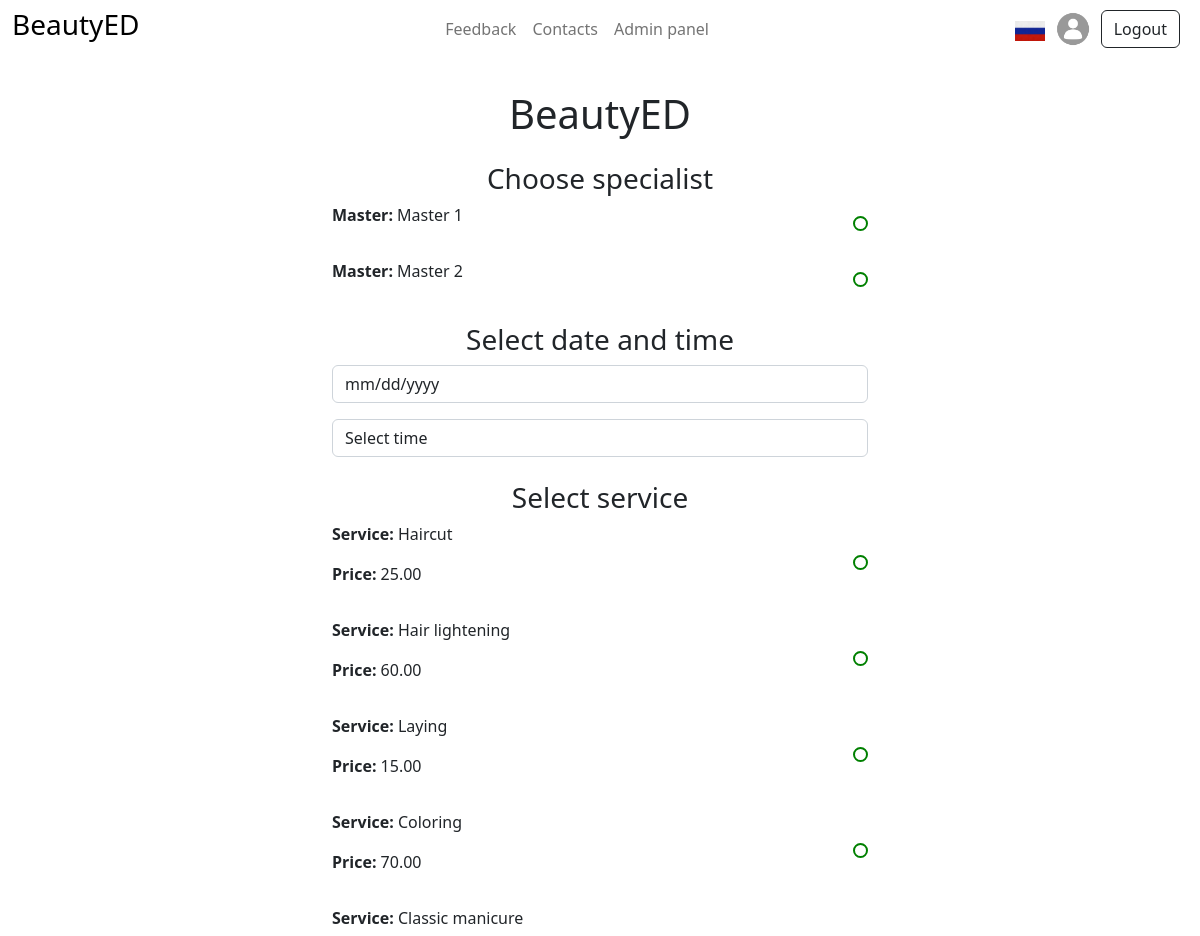
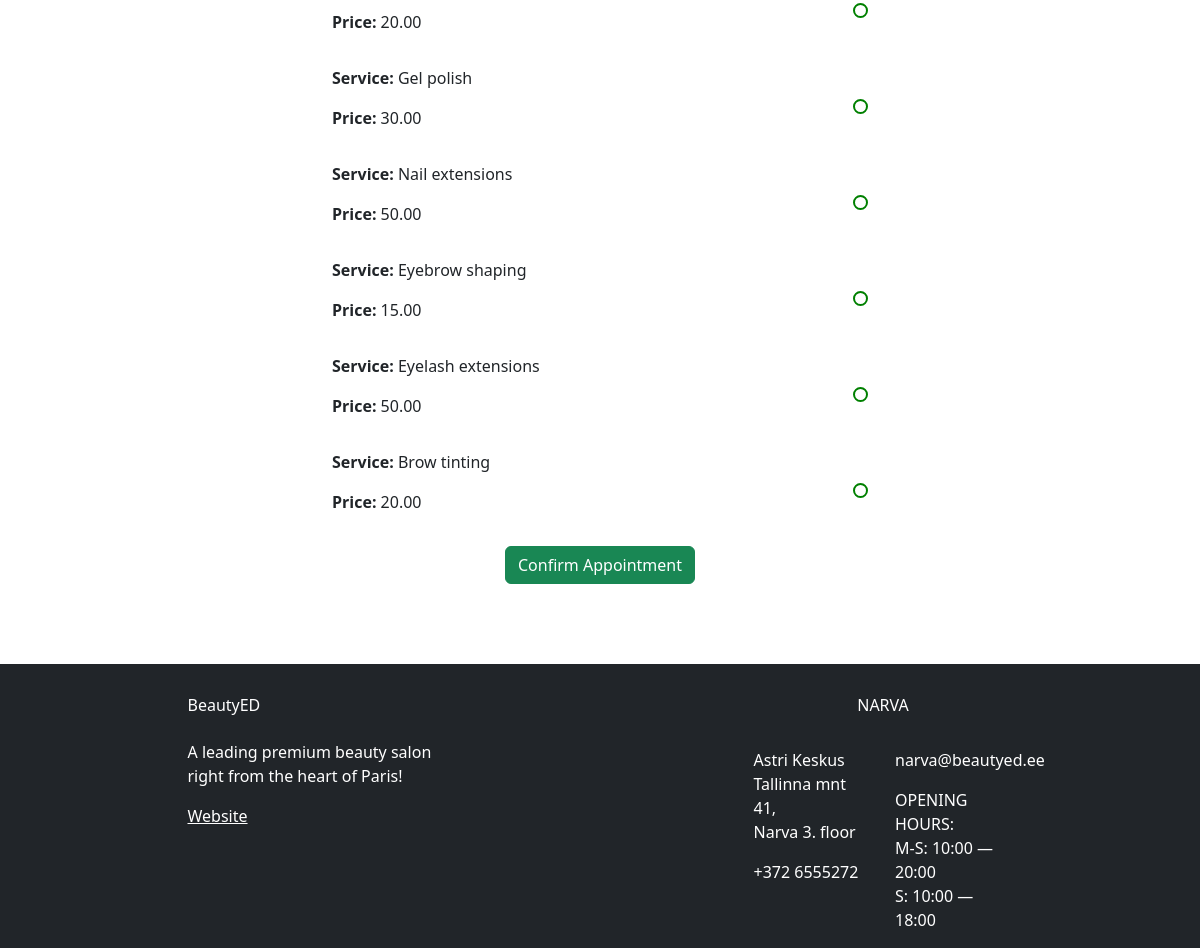
The app's page /appointment (signed in) with its own data (2 pictures, top to bottom).
### tables this page shows
CREATE TABLE `masters` (
  `id` int(11) NOT NULL,
  `eng_name` varchar(50) NOT NULL,
  `rus_name` varchar(50) NOT NULL
);

CREATE TABLE `services` (
  `id` int(11) NOT NULL,
  `eng_name` varchar(50) NOT NULL,
  `rus_name` varchar(50) NOT NULL,
  `eng_description` varchar(200) NOT NULL,
  `rus_description` varchar(200) NOT NULL,
  `price` decimal(10,2) NOT NULL,
  `service_type_id` int(11) NOT NULL
);

### controller/Controller.php (called while the page is built, shortened)
<?php
class Controller {
    public static function appointmentForm() {
        global $t;
        $lang = $GLOBALS['lang'];
        if ($lang == 'en') {
            $arrMasters = modelUsers::getAllEngMasters();
            $arrServices = modelServices::getAllEngServices();
        } else {
            $arrMasters = modelUsers::getAllRusMasters();
            $arrServices = modelServices::getAllRusServices();
        }
        include_once 'view/appointment.php';
    }
}

### route/routing.php (called while the page is built)
<?php
    $host = explode('?', $_SERVER['REQUEST_URI'])[0];
    $num = substr_count($host, '/');
    $path = explode('/', $host)[$num];
    $path = str_replace('.php', '', $path);
    $logIn = modelLogin::userAuthentication();
    if ($path == '' OR $path == 'index' OR $path == 'index.php') {
        $response = Controller::StartSite();
    }
    elseif($path == 'login.php' OR $path == 'login') {
        $response = Controller::loginAction();
    }
    elseif($path == 'register.php' OR $path == 'register') {
        $response = Controller::registerAction();
    }
    elseif($path == 'logout.php' OR $path == 'logout') {
        $response = Controller::logoutAction();
    }
    elseif($path == 'account.php' OR $path == 'account') {
        if ($logIn == true) {
            $response = Controller::accountAction();
        } else {
            $response = Controller::loginAction();
        }
    }
    elseif($path == 'accountEditForm.php' OR $path == 'accountEditForm') {
        if ($logIn == true) {
            $response = Controller::accountEditForm();
        } else {
            $response = Controller::loginAction();
        }
    }
    elseif($path == 'accountDeleteForm.php' OR $path == 'accountDeleteForm') {
        if ($logIn == true) {
            $response = Controller::accountDeleteForm();
        } else {
            $response = Controller::loginAction();
        }
    }
    elseif($path == 'appointment.php' OR $path == 'appointment') {
        if ($logIn == true) {
            $response = Controller::appointmentForm();
        } else {
            $response = Controller::loginAction();
        }
    }
        elseif($path == 'appointmentSuccess.php' OR $path == 'appointmentSuccess') {
            $response = Controller::appointmentSuccess();
        }
    elseif($path == 'getAvaiableTimes.php' OR $path == 'getAvaiableTimes') {
        $response = Controller::avaiableTimes();
    }
    elseif($path == 'feedback.php' OR $path == 'feedback') {
        $response = Controller::feedbackForm();
    }
    else {
        $response = Controller::error404();
    }
?>

### index.php (called while the page is built, shortened)
<?php
include_once 'inc/Database.php';
include_once 'inc/lang.php';
include_once 'model/modelServices.php';
include_once 'model/modelUsers.php';
include_once 'controller/Controller.php';
include_once 'route/routing.php';
?>

### inc/lang.php (called while the page is built, shortened)
<?php
$lang = $_SESSION['lang'] ?? 'en';
$t = $translations[$lang];
?>

### inc/Database.php (called while the page is built, shortened)
<?php
class database {
    private $conn;
    private $host;
    private $user;
    private $password;
    private $baseName;
    function __construct() {
        $this->host = 'localhost';
        $this->user = 'root';
        $this->password = '';
        $this->baseName = 'beautyed';
    }
    function connect() {
        if (!$this->conn) {
            try {
                $this->conn = new PDO('mysql:host='.$this->host.';dbname='.$this->baseName.'', $this->user, $this->password, array(PDO:: MYSQL_ATTR_INIT_COMMAND => 'SET NAMES utf8'));
            }
            catch (Exception $e) {
                die('Connection failed: '.$e->getMessage());
            }
        }
        return $this->conn;
    }
    function disconnect() {
        if ($this->conn) {
            $this->conn = null;
        }
    }
    function getAll($query) {
        $stmt = $this->conn->prepare($query);
        $stmt->execute();
        $stmt->setFetchMode(PDO::FETCH_ASSOC);
        $response = $stmt->fetchAll();
        return $response;
    }
}

### model/modelUsers.php (called while the page is built, shortened)
<?php
class modelUsers{
    public static function getAllEngMasters() {
        $query = "SELECT masters.eng_name AS master_name, masters.id as master_id FROM masters" ;
        $db = new Database();
        $arr = $db->getAll($query);
        return $arr;
    }
}
?>

### model/modelServices.php (called while the page is built, shortened)
<?php
class modelServices{
    public static function getAllEngServices() {
        $query = "SELECT id as service_id, eng_name as name, price FROM services";
        $db = new Database();
        $arr = $db->getAll($query);
        return $arr;
    }
}
?>

### view/appointment.php (the view, shortened to what this page needs)
<!DOCTYPE html>
<html lang="en">
<head>
    <link href="https://cdn.jsdelivr.net/npm/bootstrap@5.2.3/dist/css/bootstrap.min.css" rel="stylesheet"/>
    <link href="public/appointment.css" rel="stylesheet"/>
    <link rel="stylesheet" href="https://cdn.jsdelivr.net/npm/flatpickr/dist/flatpickr.min.css">
</head>
<body>
    <nav class="navbar navbar-expand-lg bg-body">
            <div class="container-fluid">
                <div class="collapse navbar-collapse" id="mynavbar">
                    <ul class="navbar-nav me-auto d-flex align-items-center">
                        <li class="nav-item">
                            <h3><a class="text-black text-decoration-none" href="./">BeautyED</a></h3>
                        </li>
                    </ul>
                    <ul class="navbar-nav me-auto d-flex align-items-center">
                        <li class="nav-item">
                            <a class="nav-link" href="feedback"><?= $t['feedback'] ?></a>
                        </li>
                        <li class="nav-item">
                            <a class="nav-link" href="#contacts"><?= $t['contacts'] ?></a>
                        </li>
                        <?php
                        if (isset($_SESSION['sessionId'])) {
                            if ($_SESSION['role'] == 'admin') {
                                echo '<li class="nav-item">';
                                echo    '<a class="nav-link" href="admin/">' . $t['adminpanel'] . '</a>';
                                echo '</li>';
                            }
                        }
                        ?>
                    </ul>
                    <ul class="navbar-nav d-flex align-items-center">
                        <?php
                        if (isset($_SESSION['sessionId'])) {
                            if ($lang == 'en') {
                                echo '<a href="?lang=rus" class="me-2">';
                                echo    '<img src="images/russianflag.jpg" alt="Russian" style="width:30px; height:20px;" />';
                                echo '</a>';
                            } else {
                                echo '<a href="?lang=en" class="me-2">';
                                echo    '<img src="images/americanflag.jpg" alt="English" style="width:30px; height:20px;" />';
                                echo '</a>';
                            }
                            echo '<a class="me-2" href="account"><img style="width: 40px; height: 40px; border-radius: 50%;" src="images/avatar.jpg" class="profile-image"></a>';
                            echo '<form action="logout" method="POST" style="display: inline;">
                                    <button type="submit" class="btn btn-outline-dark me-2">' . $t['logout'] . '</button>
                                 </form>';
                        }
                        ?>
                    </ul>
                </div>
            </div>
        </nav>
    <div class="d-flex flex-column min-vh-100">
        <div class="appointment-container container-sm">
            <h1 class="text-center">BeautyED</h1>
            <form method="POST" action='' id="appointment-form">
                <h3 class="mt-4 text-center"><?= $t['chooseSpecialist'] ?></h3>
                <div id="masters">
                    <?php
                    if (empty($arrMasters)) {
                        echo '<p class="text-center">'.$t['specialistFound'].'</p>';
                    } else {
                        foreach($arrMasters as $value) {
                            echo '<div class="appointment-item d-flex justify-content-between align-items-center mb-3">';
                            echo '<div class="appointment-details">';
                            echo '<p><strong>' . $t['master'] . ':</strong> '.$value['master_name'].'</p>';
                            echo '</div>';
                            echo '<button type="button" class="circle-btn btn-time" data-master-id="' . $value['master_id'] . '"></button>';
                            echo '</div>';
                        }
                    }
                    ?>
                </div>
                <h3 class="mt-4 text-center"><?= $t['selectDateAndTime'] ?></h3>
                <input type="date" name="appointment_date" autocomplete="off" readonly id="date-picker" class="form-control mb-3" placeholder="<?= $t['selectDate'] ?>"/>
                <select name="appointment_time" id="appointment_time" required class="form-control mb-3">
                    <option value=""><?= $t['selectTime'] ?></option>
                </select>
                <h3 class="mt-4 text-center"><?= $t['selectService'] ?></h3>
                <div id="services">
                    <?php
                    if (empty($arrServices)) {
                        echo '<p class="text-center">' . $t['serviceFound'] . '</p>';
                    } else {
                        foreach($arrServices as $value) {
                            echo '<div class="appointment-item d-flex justify-content-between align-items-center mb-3">';
                            echo '<div class="appointment-details">';
                            echo '<p><strong>' . $t['service'] . ':</strong> '.$value['name'].'</p>';
                            echo '<p><strong>' . $t['price'] . ':</strong> '.$value['price'].'</p>';
                            echo '</div>';
                            echo '<button type="button" class="circle-btn btn-time" data-service-id="' . $value['service_id'] . '"></button>';
                            echo '</div>';
                        }
                    }
                    ?>
                </div>
                <div class="text-center mb-5">
                    <button type="submit" class="btn btn-success" name="save"><?= $t['confirmAppointment'] ?></button>
                </div>
            </form>
        </div>
    </div>
    <footer class="text-center text-lg-start text-white bg-dark">
        <div class="container p-3 pb-0">
            <section class="">
                <div class="row">
                    <div class="col-md-3 col-lg-3 col-xl-3 mx-auto mt-3">
                        <h6 class="mb-4 font-weight-bold">
                        BeautyED
                        </h6>
                        <p>
                            <?= $t['content'] ?>
                        </p>
                        <a href="" style="color: white;"><?= $t['website'] ?></a>
                    </div>
                    <div class="col-md-4 col-lg-3 col-xl-3 mx-auto mt-3">
                        <div class="d-flex justify-content-center align-items-center mb-4">
                            <h6 class="text-uppercase font-weight-bold"><?= $t['narva'] ?></h6>
                        </div>
                    <div class="row">
                        <div class="col-6">
                            <p><i class="fas fa-home mr-3"></i> <?= $t['adress'] ?></p>
                            <p><i class="fas fa-phone mr-3"></i> +372 6555272</p>
                        </div>
                        <div class="col-6">
                            <p><i class="fas fa-envelope mr-3"></i> narva@beautyed.ee</p>
                            <p><i class="fas fa-print mr-3"></i>  <?= $t['opening_hours'] ?></p>
                        </div>
                    </div>
                </div>
            </div>
        </section>
    </footer>
</body>
</html>

### public/appointment.css (style rules this page uses)
.appointment-container { width: 50%; margin: auto; background-color: white; padding: 2rem; border-radius: 0.5rem; }
.circle-btn { width: 15px; height: 15px; border: 2px solid green; border-radius: 50%; background-color: transparent; cursor: pointer; transition: background-color 0.3s; padding: 0; }

### records on screen
masters: eng_name "Master 1"
masters: eng_name "Master 2"
services: eng_name "Haircut", price "25.00"
services: eng_name "Hair lightening", price "60.00"
services: eng_name "Laying", price "15.00"
services: eng_name "Coloring", price "70.00"
services: eng_name "Classic manicure", price "20.00"
services: eng_name "Gel polish", price "30.00"
services: eng_name "Nail extensions", price "50.00"
services: eng_name "Eyebrow shaping", price "15.00"
services: eng_name "Eyelash extensions", price "50.00"
services: eng_name "Brow tinting", price "20.00"

### other values on screen
$t['feedback'] "Feedback"
$t['contacts'] "Contacts"
$t['adminpanel'] "Admin panel"
$t['logout'] "Logout"
$t['chooseSpecialist'] "Choose specialist"
$t['selectDateAndTime'] "Select date and time"
$t['selectService'] "Select service"
$t['confirmAppointment'] "Confirm Appointment"
$t['content'] "A leading premium beauty salon right from the heart of Paris!"
$t['website'] "Website"
$t['narva'] "NARVA"
$t['adress'] "Astri Keskus Tallinna mnt 41, Narva 3. floor"
$t['opening_hours'] "OPENING HOURS: M-S: 10:00 — 20:00 S: 10:00 — 18:00"
form field appointment_time "Select time"
